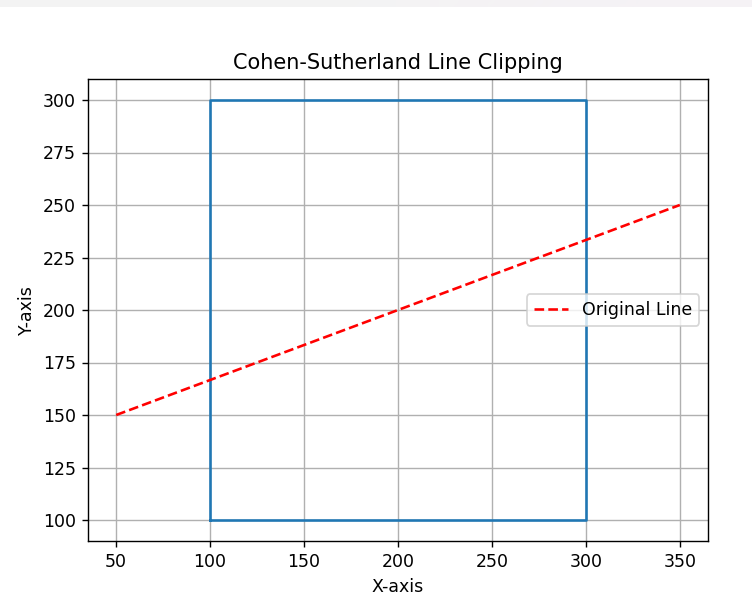

The Python source for this figure:
import matplotlib.pyplot as plt

inside = 0
left = 1
right = 2
bottom = 4
top = 8

def find_code(x, y, x_min, y_min, x_max, y_max):
    code = inside
    if x < x_min:
        code |= left
    elif x > x_max:
        code |= right
    if y < y_min:
        code |= bottom
    elif y > y_max:
        code |= top
    return code
    
def cohen_sutherland_clip(x1, y1, x2, y2, x_min, y_min, x_max, y_max):  
    code_1 = find_code(x1, y1, x_min, y_min, x_max, y_max)
    code_2 = find_code(x2, y2, x_min, y_min, x_max, y_max)

    while True:
        if (code_1 == 0 and code_2 == 0):
            print("Clipped Line:",x1,y1,x2,y2)
            break
        elif (code_1 & code_2) != 0:
            print("Line is completely outside the clipping window")
            break
        else:
            if code_1 != 0:
                code_out = code_1
            else:
                code_out = code_2

            if code_out & top:
                x = x1 + (x2 - x1) * (y_max - y1) / (y2 - y1)
                y = y_max
            elif code_out & bottom:
                x = x1 + (x2 - x1) * (y_min - y1) / (y2 - y1)
                y = y_min
            elif code_out & right:
                y = y1 + (y2 - y1) * (x_max - x1) / (x2 - x1)
                x = x_max
            elif code_out & left:
                y = y1 + (y2 - y1) * (x_min - x1) / (x2 - x1)
                x = x_min

            if code_out == code_1:
                x1, y1 = x, y
                code_1 = find_code(x1, y1, x_min, y_min, x_max, y_max)
            else:
                x2, y2 = x, y
                code_2 = find_code(x2, y2, x_min, y_min, x_max, y_max)
            
def draw(original,clipped, x_min, y_min, x_max, y_max):
    plt.plot([x_min, x_max, x_max, x_min, x_min],[y_min, y_min, y_max, y_max, y_min])
    x1, y1, x2, y2 = original
    plt.plot([x1, x2],[y1, y2], 'r--', label='Original Line')
    if clipped != None:
        cx1, cy1, cx2, cy2 = clipped
        plt.plot([cx1, cx2],[cy1, cy2], 'g-', label='Clipped Line')
    plt.title('Cohen-Sutherland Line Clipping')
    plt.xlabel('X-axis')
    plt.ylabel('Y-axis')
    plt.grid()
    plt.legend()
    plt.show()
# Example usage:
x_min, y_min = 100, 100
x_max, y_max = 300, 300
x1, y1 = 50, 150
x2, y2 = 350, 250
original_line = (x1, y1, x2, y2)
clipped_line = cohen_sutherland_clip(x1, y1, x2, y2, x_min, y_min, x_max, y_max)
draw(original_line, clipped_line, x_min, y_min, x_max, y_max)
